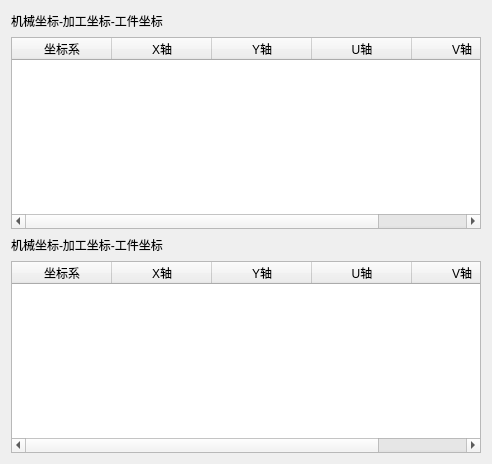
          <widget class="QWidget" name="Page_Coordinate">
           <layout class="QVBoxLayout" name="verticalLayout_21">
            <item>
             <layout class="QVBoxLayout" name="verticalLayout_22">
              <item>
               <layout class="QHBoxLayout" name="horizontalLayout_25">
                <item>
                 <widget class="QLabel" name="label_214">
                  <property name="text">
                   <string>机械坐标-加工坐标-工件坐标</string>
                  </property>
                 </widget>
                </item>
                <item>
                 <spacer name="horizontalSpacer_12">
                  <property name="orientation">
                   <enum>Qt::Horizontal</enum>
                  </property>
                  <property name="sizeHint" stdset="0">
                   <size>
                    <width>318</width>
                    <height>20</height>
                   </size>
                  </property>
                 </spacer>
                </item>
               </layout>
              </item>
              <item>
               <widget class="QTableWidget" name="tableWidget_30">
                <column>
                 <property name="text">
                  <string>坐标系</string>
                 </property>
                </column>
                <column>
                 <property name="text">
                  <string>X轴</string>
                 </property>
                </column>
                <column>
                 <property name="text">
                  <string>Y轴</string>
                 </property>
                </column>
                <column>
                 <property name="text">
                  <string>U轴</string>
                 </property>
                </column>
                <column>
                 <property name="text">
                  <string>V轴</string>
                 </property>
                </column>
               </widget>
              </item>
             </layout>
            </item>
            <item>
             <layout class="QVBoxLayout" name="verticalLayout_23">
              <item>
               <layout class="QHBoxLayout" name="horizontalLayout_26">
                <item>
                 <widget class="QLabel" name="label_215">
                  <property name="text">
                   <string>机械坐标-加工坐标-工件坐标</string>
                  </property>
                 </widget>
                </item>
                <item>
                 <spacer name="horizontalSpacer_13">
                  <property name="orientation">
                   <enum>Qt::Horizontal</enum>
                  </property>
                  <property name="sizeHint" stdset="0">
                   <size>
                    <width>318</width>
                    <height>20</height>
                   </size>
                  </property>
                 </spacer>
                </item>
               </layout>
              </item>
              <item>
               <widget class="QTableWidget" name="tableWidget_31">
                <column>
                 <property name="text">
                  <string>坐标系</string>
                 </property>
                </column>
                <column>
                 <property name="text">
                  <string>X轴</string>
                 </property>
                </column>
                <column>
                 <property name="text">
                  <string>Y轴</string>
                 </property>
                </column>
                <column>
                 <property name="text">
                  <string>U轴</string>
                 </property>
                </column>
                <column>
                 <property name="text">
                  <string>V轴</string>
                 </property>
                </column>
               </widget>
              </item>
             </layout>
            </item>
           </layout>
          </widget>
